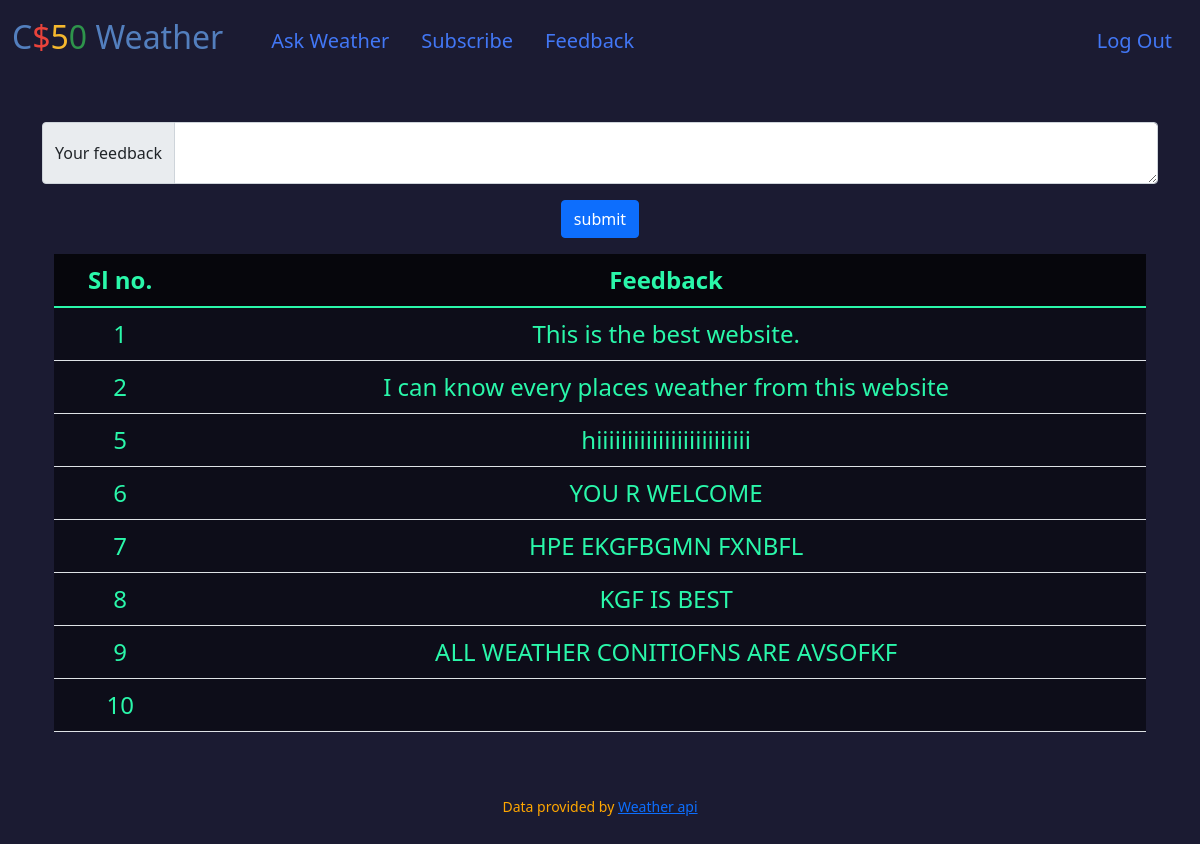
The app's page /feedback (signed in) with its own data.
### tables this page shows
CREATE TABLE feedback (id INTEGER PRIMARY KEY AUTOINCREMENT NOT NULL, feedback TEXT);

### app.py (the view)
@app.route("/feedback", methods=["GET", "POST"])
@login_required
def feedback():
    if request.method == "POST":
        feedback = request.form.get("feedback")
        db.execute('INSERT INTO feedback(feedback) VALUES (?)', feedback)
    rows = db.execute('SELECT * FROM feedback')
    return render_template("feedback.html", rows=rows)

### app.py (called while the page is built)
@app.after_request
def after_request(response):
    response.headers["Cache-Control"] = "no-cache, no-store, must-revalidate"
    response.headers["Expires"] = 0
    response.headers["Pragma"] = "no-cache"
    return response

### helpers.py (called while the page is built)
def login_required(f):
    @wraps(f)
    def decorated_function(*args, **kwargs):
        if session.get("user_id") is None:
            return redirect("/login")
        return f(*args, **kwargs)
    return decorated_function

### templates/feedback.html (shortened to what this page needs)
{% extends "layout.html" %}
{% block main %}
<main class="container py-5 text-center">
    <form action="/feedback" method="post">
        <div class="input-group mb-3">
            <span class="input-group-text">Your feedback</span>
            <textarea class="form-control" aria-label="With textarea" name="feedback"></textarea>
        </div>
        <button class="btn btn-primary" type="submit">submit</button>
    </form>
    <div class="container">
        <table class="table thead my-3">
            <thead class="thead">
                <tr>
                    <th>Sl no.</th>
                    <th>Feedback</th>
                </tr>
            </thead>
            <tbody>
                {% for feedback in rows %}
                    <tr>
                        <td>{{feedback.id}}</td>
                        <td>{{feedback.feedback}}</td>
                    </tr>
                {% endfor %}
            </tbody>
        </table>
    </div>
</main>
{% endblock %}

### templates/layout.html (shortened to what this page needs)
<!DOCTYPE html>
<html lang="en">
    <head>
        <link href="https://cdn.jsdelivr.net/npm/bootstrap@5.1.3/dist/css/bootstrap.min.css" rel="stylesheet">
        <link href="/static/styles.css" rel="stylesheet">
    </head>
    <body>
        <nav class="navbar navbar-expand-md navbar-light">
            <div class="container-fluid">
                <a class="navbar-brand" href="/"><span class="blue">C</span><span class="red">$</span><span class="yellow">5</span><span class="green">0</span> <span class="blue">Weather</span></a>
                <div class="collapse navbar-collapse" id="navbar">
                    {% if session["user_id"] %}
                        <ul class="navbar-nav text1 me-auto mt-2">
                            <li class="nav-item"><a class="text1" href="/ask">Ask Weather</a></li>
                            <li class="nav-item"><a class="text1" href="/subscribe">Subscribe</a></li>
                            <li class="nav-item"><a class="text1" href="/feedback">Feedback</a></li>
                        </ul>
                        <ul class="navbar-nav ms-auto mt-2">
                            <li class="nav-item"><a class="text1" href="/logout">Log Out</a></li>
                        </ul>
                    {% else %}
                        <ul class="navbar-nav ms-auto mt-2">
                            <li class="nav-item"><a class="text1" href="/register">Register</a></li>
                            <li class="nav-item"><a class="text1" href="/login">Log In</a></li>
                        </ul>
                    {% endif %}
                </div>
            </div>
        </nav>
            {% block main %}{% endblock %}
        <footer class="mb-5 small text-center footer">
            Data provided by <a href="https://api.openweathermap.org/">Weather api</a>
        </footer>
    </body>
</html>

### static/styles.css (style rules this page uses)
nav .navbar-brand { font-size: xx-large; }
nav .navbar-brand .blue { color: #537fbe; }
nav .navbar-brand .red { color: #ea433b; }
nav .navbar-brand .yellow { color: #f5b82e; }
nav .navbar-brand .green { color: #2e944b; }
body { background-color: #1b1b32; }
.thead { color: #2AF7AA; background-color: rgb(0, 0, 0, 0.5); font-size: 1.5rem; }
.text1 { padding: 0.5rem 1rem; font-size: 1.25rem; color: #4277F5; text-decoration: none; transition: color .15s ease-in-out,background-color .15s ease-in-out,border-color .15s ease-in-out; }
footer, label { color: #ffa700; }

### records on screen
feedback: id "1", feedback "This is the best website."
feedback: id "2", feedback "I can know every places weather from this website"
feedback: id "5", feedback "hiiiiiiiiiiiiiiiiiiiiiiiii"
feedback: id "6", feedback "YOU R WELCOME"
feedback: id "7", feedback "HPE EKGFBGMN FXNBFL"
feedback: id "8", feedback "KGF IS BEST"
feedback: id "9", feedback "ALL WEATHER CONITIOFNS ARE AVSOFKF"
feedback: id "10"
